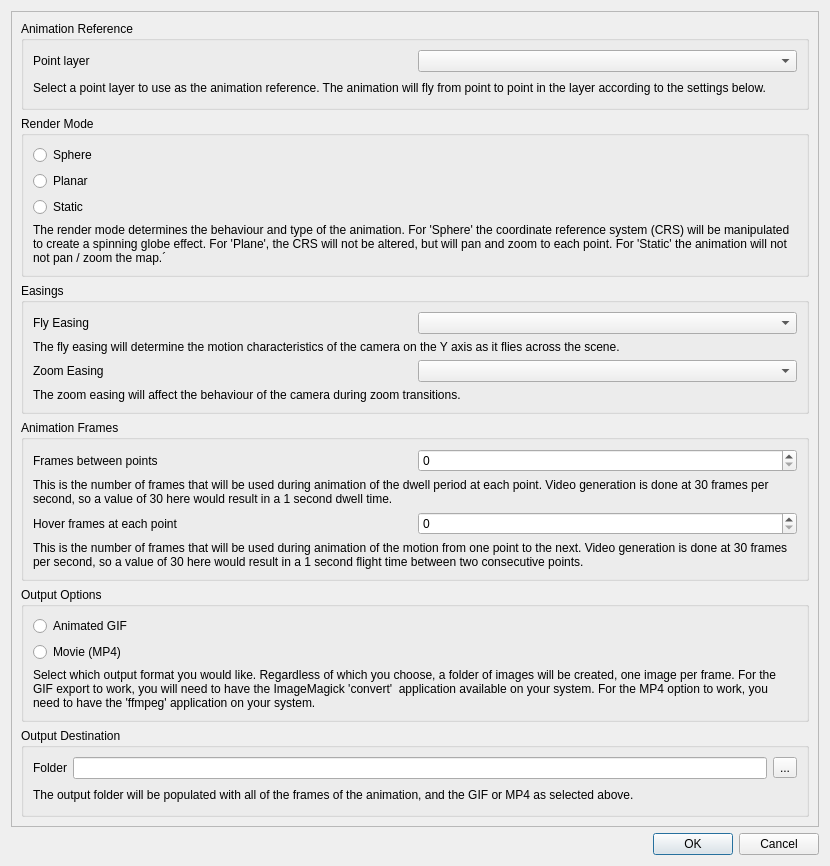
<?xml version="1.0" encoding="UTF-8"?>
<ui version="4.0">
 <class>animation_workbench_base</class>
 <widget class="QDialog" name="animation_workbench_base">
  <property name="geometry">
   <rect>
    <x>0</x>
    <y>0</y>
    <width>830</width>
    <height>866</height>
   </rect>
  </property>
  <property name="windowTitle">
   <string>Dialog</string>
  </property>
  <layout class="QGridLayout" name="gridLayout_3">
   <item row="1" column="0">
    <widget class="QDialogButtonBox" name="buttonBox">
     <property name="orientation">
      <enum>Qt::Horizontal</enum>
     </property>
     <property name="standardButtons">
      <set>QDialogButtonBox::Cancel|QDialogButtonBox::Ok</set>
     </property>
    </widget>
   </item>
   <item row="0" column="0">
    <widget class="QScrollArea" name="scrollArea">
     <property name="widgetResizable">
      <bool>true</bool>
     </property>
     <widget class="QWidget" name="scrollAreaWidgetContents">
      <property name="geometry">
       <rect>
        <x>0</x>
        <y>-297</y>
        <width>800</width>
        <height>1105</height>
       </rect>
      </property>
      <layout class="QGridLayout" name="gridLayout_7">
       <item row="0" column="0">
        <widget class="QGroupBox" name="groupBox_4">
         <property name="title">
          <string>Animation Reference</string>
         </property>
         <layout class="QGridLayout" name="gridLayout_4">
          <item row="0" column="0">
           <widget class="QLabel" name="point_layer_label">
            <property name="text">
             <string>Point layer</string>
            </property>
           </widget>
          </item>
          <item row="0" column="1">
           <widget class="QComboBox" name="point_layer_combo"/>
          </item>
          <item row="1" column="0" colspan="2">
           <widget class="QLabel" name="point_layer_help">
            <property name="text">
             <string>Select a point layer to use as the animation reference. The animation will fly from point to point in the layer according to the settings below.</string>
            </property>
            <property name="wordWrap">
             <bool>true</bool>
            </property>
           </widget>
          </item>
         </layout>
        </widget>
       </item>
       <item row="2" column="0">
        <widget class="QGroupBox" name="easings_group">
         <property name="title">
          <string>Easings</string>
         </property>
         <layout class="QGridLayout" name="gridLayout_2">
          <item row="0" column="0">
           <widget class="QLabel" name="fly_easing_label">
            <property name="text">
             <string>Fly Easing</string>
            </property>
           </widget>
          </item>
          <item row="0" column="1">
           <widget class="QComboBox" name="fly_easing_combo"/>
          </item>
          <item row="1" column="0" colspan="2">
           <widget class="QLabel" name="fly_easing_help">
            <property name="text">
             <string>The fly easing will determine the motion characteristics of the camera on the Y axis as it flies across the scene.</string>
            </property>
            <property name="wordWrap">
             <bool>true</bool>
            </property>
           </widget>
          </item>
          <item row="2" column="0">
           <widget class="QLabel" name="zoom_easing_label">
            <property name="text">
             <string>Zoom Easing</string>
            </property>
           </widget>
          </item>
          <item row="2" column="1">
           <widget class="QComboBox" name="zoom_easing_combo"/>
          </item>
          <item row="3" column="0" colspan="2">
           <widget class="QLabel" name="zoom_easing_help">
            <property name="text">
             <string>The zoom easing will affect the behaviour of the camera during zoom transitions.</string>
            </property>
            <property name="wordWrap">
             <bool>true</bool>
            </property>
           </widget>
          </item>
         </layout>
        </widget>
       </item>
       <item row="1" column="0">
        <widget class="QGroupBox" name="render_mode_group">
         <property name="title">
          <string>Render Mode</string>
         </property>
         <layout class="QGridLayout" name="gridLayout">
          <item row="0" column="0">
           <widget class="QRadioButton" name="radio_sphere">
            <property name="text">
             <string>Sphere</string>
            </property>
           </widget>
          </item>
          <item row="1" column="0">
           <widget class="QRadioButton" name="radio_planar">
            <property name="text">
             <string>Planar</string>
            </property>
           </widget>
          </item>
          <item row="2" column="0">
           <widget class="QRadioButton" name="radio_static">
            <property name="text">
             <string>Static</string>
            </property>
           </widget>
          </item>
          <item row="3" column="0">
           <widget class="QLabel" name="render_mode_help">
            <property name="text">
             <string>The render mode determines the behaviour and type of the animation. For 'Sphere' the coordinate reference system (CRS) will be manipulated to create a spinning globe effect. For 'Plane', the CRS will not be altered, but will pan and zoom to each point. For 'Static' the animation will not not pan / zoom the map.´</string>
            </property>
            <property name="wordWrap">
             <bool>true</bool>
            </property>
           </widget>
          </item>
         </layout>
        </widget>
       </item>
       <item row="5" column="0">
        <widget class="QGroupBox" name="output_destination_group">
         <property name="title">
          <string>Output Destination</string>
         </property>
         <layout class="QGridLayout" name="gridLayout_6">
          <item row="0" column="0">
           <widget class="QLabel" name="folder_label">
            <property name="text">
             <string>Folder</string>
            </property>
           </widget>
          </item>
          <item row="0" column="1">
           <widget class="QLineEdit" name="folder_edit"/>
          </item>
          <item row="0" column="2">
           <widget class="QToolButton" name="folder_button">
            <property name="text">
             <string>...</string>
            </property>
           </widget>
          </item>
          <item row="1" column="0" colspan="3">
           <widget class="QLabel" name="label_14">
            <property name="text">
             <string>The output folder will be populated with all of the frames of the animation, and the GIF or MP4 as selected above.</string>
            </property>
            <property name="wordWrap">
             <bool>true</bool>
            </property>
           </widget>
          </item>
         </layout>
        </widget>
       </item>
       <item row="3" column="0">
        <widget class="QGroupBox" name="animation_frames_group">
         <property name="title">
          <string>Animation Frames</string>
         </property>
         <layout class="QGridLayout" name="gridLayout_8">
          <item row="0" column="0">
           <widget class="QLabel" name="point_frames_label">
            <property name="text">
             <string>Frames between points</string>
            </property>
           </widget>
          </item>
          <item row="0" column="1">
           <widget class="QSpinBox" name="point_frames_spin"/>
          </item>
          <item row="1" column="0" colspan="2">
           <widget class="QLabel" name="point_frames_help">
            <property name="text">
             <string>This is the number of frames that will be used during animation of the dwell period at each point. Video generation is done at 30 frames per second, so a value of 30 here would result in a 1 second dwell time.</string>
            </property>
            <property name="wordWrap">
             <bool>true</bool>
            </property>
           </widget>
          </item>
          <item row="2" column="0">
           <widget class="QLabel" name="hover_frames_label">
            <property name="text">
             <string>Hover frames at each point</string>
            </property>
           </widget>
          </item>
          <item row="2" column="1">
           <widget class="QSpinBox" name="hover_frames_spin"/>
          </item>
          <item row="3" column="0" colspan="2">
           <widget class="QLabel" name="hover_frames_help">
            <property name="text">
             <string>This is the number of frames that will be used during animation of the motion from one point to the next. Video generation is done at 30 frames per second, so a value of 30 here would result in a 1 second flight time between two consecutive points.</string>
            </property>
            <property name="wordWrap">
             <bool>true</bool>
            </property>
           </widget>
          </item>
         </layout>
        </widget>
       </item>
       <item row="4" column="0">
        <widget class="QGroupBox" name="output_options_group">
         <property name="title">
          <string>Output Options</string>
         </property>
         <layout class="QGridLayout" name="gridLayout_5">
          <item row="0" column="0">
           <widget class="QRadioButton" name="radio_gif">
            <property name="text">
             <string>Animated GIF</string>
            </property>
           </widget>
          </item>
          <item row="2" column="0">
           <widget class="QLabel" name="output_options_help">
            <property name="text">
             <string>Select which output format you would like. Regardless of which you choose, a folder of images will be created, one image per frame. For the GIF export to work, you will need to have the ImageMagick 'convert'  application available on your system. For the MP4 option to work, you need to have the 'ffmpeg' application on your system.</string>
            </property>
            <property name="wordWrap">
             <bool>true</bool>
            </property>
           </widget>
          </item>
          <item row="1" column="0">
           <widget class="QRadioButton" name="rad_movie">
            <property name="text">
             <string>Movie (MP4)</string>
            </property>
           </widget>
          </item>
         </layout>
        </widget>
       </item>
      </layout>
     </widget>
    </widget>
   </item>
  </layout>
 </widget>
 <resources/>
 <connections>
  <connection>
   <sender>buttonBox</sender>
   <signal>accepted()</signal>
   <receiver>animation_workbench_base</receiver>
   <slot>accept()</slot>
   <hints>
    <hint type="sourcelabel">
     <x>248</x>
     <y>254</y>
    </hint>
    <hint type="destinationlabel">
     <x>157</x>
     <y>274</y>
    </hint>
   </hints>
  </connection>
  <connection>
   <sender>buttonBox</sender>
   <signal>rejected()</signal>
   <receiver>animation_workbench_base</receiver>
   <slot>reject()</slot>
   <hints>
    <hint type="sourcelabel">
     <x>316</x>
     <y>260</y>
    </hint>
    <hint type="destinationlabel">
     <x>286</x>
     <y>274</y>
    </hint>
   </hints>
  </connection>
 </connections>
</ui>
